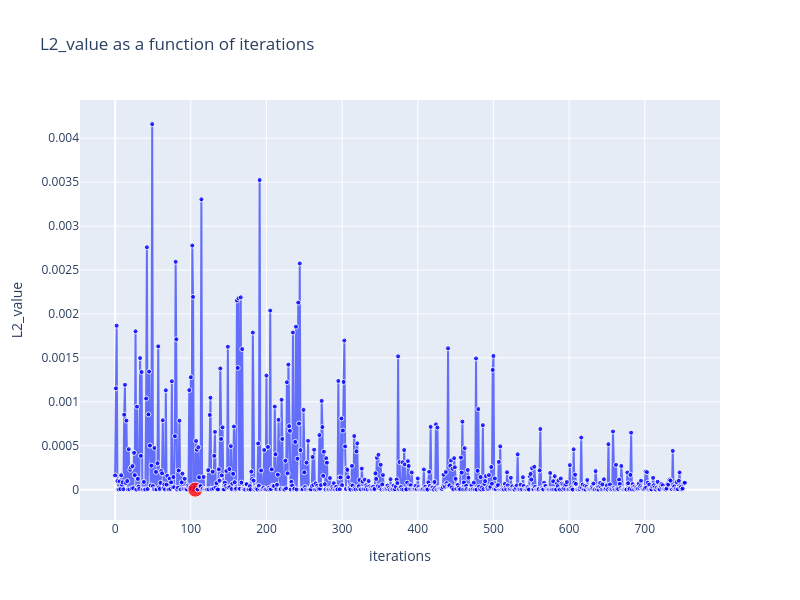

The notebook cell saved with this chart:
### Code cell
plot_2d_scatter(df, 'iterations', 'L2_value', highlight=True)

### Figure 1 — Plotly figure (JSON) as saved in the notebook; plotly's stock layout.template omitted (floating-point values rounded to 4 significant figures; data arrays with more than 128 entries replaced by an {"elided": "..."} marker saying what was removed)
{"data": [{"marker": {"color": {"elided": "754 str values"}, "opacity": 0.8, "size": {"elided": "754 int values"}}, "mode": "lines+markers", "name": "L2_value", "type": "scatter", "x": {"elided": "754 int values"}, "y": {"elided": "754 float values"}}], "layout": {"height": 600, "title": {"text": "L2_value as a function of iterations"}, "width": 800, "xaxis": {"title": {"text": "iterations"}}, "yaxis": {"title": {"text": "L2_value"}}}}
